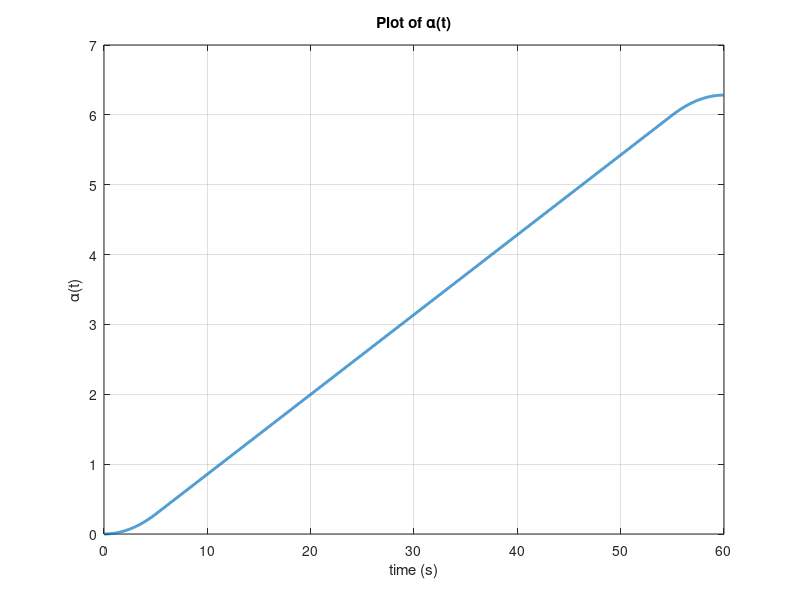

MATLAB code to generate this figure: (Note: this script raises an error after producing the figure.)
%% [text] Step 1: Create Trapezoidal Velocity Trajectories
clear all;
close all;
clc;

% [text] (1a) Calculate arc length of your imported trajectory
load("Total_Path.mat");    
load("LED_Path.mat")

xd = Total_Path(:,1);
yd = Total_Path(:,2);

% Compute arc length numerically
d = 0;
for i = 1:length(xd)-1
    d = d + sqrt( (xd(i+1)-xd(i))^2 + (yd(i+1)-yd(i))^2 );
end


% Desired final time
tfinal = 60;

% [text] Determine the average speed, c, of end effector over tfinal
c = d / tfinal;  


% [text] (1b) Forward-Euler method for alpha(t)
% Normalized trapezoidal velocity function g(t)
g = @(t, T, ta) (T/(T-ta)) * ( ...
      (t < ta) .* (t/ta) + ...
      (t >= ta & t <= (T - ta)) .* 1 + ...
      (t > (T - ta)) .* ((T - t)/ta) ...
);

T = 2*pi;          % alpha runs from 0 to T just like Lissajous case
dt = 1/50;         % step size
t = 0:dt:tfinal;   % simulation time

alpha = zeros(size(t));

% Precompute segment lengths for path parameterization (arc-length)
seg_lengths = [0; cumsum(sqrt(diff(xd).^2 + diff(yd).^2))];
L = seg_lengths(end);

% Acceleration time (CHANGEABLE)
ta = 5;

for k = 1:length(t)-1

    % Map alpha(k) → current arc-length s(k)
    s_cur = (alpha(k)/T) * L;

    % Find segment index
    idx = find(seg_lengths <= s_cur, 1, 'last');
    if idx >= length(seg_lengths)
        idx = length(seg_lengths)-1;
    end

    % Compute unit tangent direction at the segment
    dx = xd(idx+1) - xd(idx);
    dy = yd(idx+1) - yd(idx);
    seg_d = sqrt(dx^2 + dy^2);

    if seg_d > 0
        xdot = dx / seg_d;
        ydot = dy / seg_d;
    else
        xdot = 0; ydot = 0;
    end

    % Desired ds/dt = trapezoid, limited to 0.25 m/s
    ds_dt = min(c * g(t(k), tfinal, ta), 0.25);

    % Equation (7): alpha_dot = (ds/dt) * (T / L)
    alpha(k+1) = alpha(k) + dt * ds_dt * (T / L);

end

% [text] Plot alpha(t)
figure()
plot(t, alpha, 'LineWidth', 2);
grid on;
xlabel('time (s)');
ylabel('\alpha(t)');
title('Plot of \alpha(t)');
yline(T, 'k--', 'LineWidth', 2);
legend('\alpha(t)', 'T (period)', 'Location', 'southeast');

% [text] (1c) Generate retimed trajectory x[k], y[k]

% Allocate memory
Nalpha = length(alpha);
x = zeros(size(alpha));
y = zeros(size(alpha));
LED = zeros(size(alpha)); 

for k = 1:Nalpha
    s_k = (alpha(k)/T) * L;

    idx_led = find(seg_lengths <= s_k, 1, 'last');
    if isempty(idx_led)
        idx_led = 1;
    elseif idx_led >= length(seg_lengths)
        idx_led = length(seg_lengths) - 1;
    end
    % safe clamp if LED_Path shorter/longer
    idx_led = max(1, min(idx_led, length(LED_Path)));
    LED(k) = LED_Path(idx_led);
    
    % Find segment index for position reconstruction
    idx = find(seg_lengths <= s_k, 1, 'last');
    if isempty(idx)
        idx = 1;
    elseif idx >= length(seg_lengths)
        idx = length(seg_lengths) - 1;
    end

    ds = s_k - seg_lengths(idx);

    dx = xd(idx+1) - xd(idx);
    dy = yd(idx+1) - yd(idx);
    seg_d = sqrt(dx^2 + dy^2);

    if seg_d > 0
        ux = dx / seg_d;
        uy = dy / seg_d;
    else
        ux = 0; uy = 0;
    end

    x(k) = xd(idx) + ux * ds;
    y(k) = yd(idx) + uy * ds;
end

% Ensure final LED defined
if Nalpha >= 2
    LED(end) = LED(end-1);
end

% [text] Plot the speed profile v[k]
v = sqrt( diff(x).^2 + diff(y).^2 ) / dt;

figure()
plot(t(2:end), v, 'LineWidth', 3); hold on;
yline(c, 'k--', 'LineWidth', 2);        % average required velocity
yline(0.25, 'r--', 'LineWidth', 2);    % velocity limit
grid on;
xlabel('time (s)');
ylabel('velocity (m/s)');
title('Trajectory Velocity');
legend('velocity', 'average velocity', 'velocity limit', 'Location', 'south');

%%
%[text] ## Step 2: Forward Kinematics
%[text] (2c) Calculate T0
% these values were obtained from the URDF directly
L1 = 0.2435;
L2 = 0.2132;
W1 = 0.1311;
W2 = 0.0921;
H1 = 0.1519;
H2 = 0.0854;

% home position of end effector
M = [-1 0 0 L1+L2;
    0 0 1 W1+W2;
    0 1 0 H1-H2;
    0 0 0 1];

% screw axes
S1 = [0 0 1 0 0 0]';
S2 = [0 1 0 -H1 0 0]';
S3 = [0 1 0 -H1 0 L1]';
S4 = [0 1 0 -H1 0 L1+L2]';
S5 = [0 0 -1 -W1 L1+L2 0]';
S6 = [0 1 0 H2-H1 0 L1+L2]';
S = [S1 S2 S3 S4 S5 S6];

% body screw axes
B1 = ECE569_Adjoint(M)\S1;
B2 = ECE569_Adjoint(M)\S2;
B3 = ECE569_Adjoint(M)\S3;
B4 = ECE569_Adjoint(M)\S4;
B5 = ECE569_Adjoint(M)\S5;
B6 = ECE569_Adjoint(M)\S6;
B = [B1 B2 B3 B4 B5 B6];

% joint angles
theta0 = [-1.6800   -1.4018   -1.8127   -2.9937   -0.8857   -0.0696]';

% calculate the 4x4 matrix representing the transition
% from end effector frame {b} to the base frame {s} at t=0: Tsb(0)

T0_space = ECE569_FKinSpace(M,S,theta0)
T0_body = ECE569_FKinBody(M,B,theta0)
T0_space-T0_body
T0 = T0_body;
%[text] Calculate Tsd at every time step.
% Calculate Tsd(t) for t=0 to t=tfinal
% Tsd(t) = T0 * Td(t)
N = length(x);
Tsd = zeros(4,4,N);
for i = 1:N
    R  = eye(3);
    p  = [x(i); y(i); 0];
    Td = [R,p; zeros(1,3),1];
    Tsd(:,:,i) = T0 * Td;
end
%%
%[text] (2d) Plot (x,y,z) in the s frame
xs = Tsd(1,4,:);
ys = Tsd(2,4,:);
zs = Tsd(3,4,:);
figure();
plot3(xs(:), ys(:), zs(:), 'LineWidth', 1)
title('Trajectory \{s\} frame')
xlabel('x (m)')
ylabel('y (m)')
zlabel('z (m)')
hold on
plot3(xs(1),ys(1),zs(1),'go','MarkerSize',10,'LineWidth',2)
plot3(xs(end),ys(end),zs(end),'rx','MarkerSize',10,'LineWidth',2)
legend('Trajectory', 'Start', 'End')
grid on
hold off
%%
%[text] ## Step 3: Inverse Kinematics
initialguess = theta0;
Td = T0;

% you need to implement IKinBody
[thetaSol, success] = ECE569_IKinBody(B,M,Td,theta0,1e-6,1e-6);
if (~success)
    close(f);
    error('Error. \nCould not perform IK at index %d.',1)
end
%%
%[text] (3c) Perform IK at each time step
thetaAll = zeros(6,N);
thetaAll(:,1) = theta0;

% you can comment out the waitbar functions if they aren't working
% (sometimes they don't work with .mlx files)
% If the code gets stuck here, you will need to restart MATLAB
f = waitbar(0,['Inverse Kinematics (1/',num2str(N),') complete.']);

for i=2:N
    initialguess = thetaAll(:,i-1);

    [thetaSol, success] = ECE569_IKinBody(B,M,Tsd(:,:,i),initialguess,1e-6,1e-6);
    if (~success)
        close(f);
        error('Error. \nCould not perform IK at index %d.',i)
    end
    thetaAll(:,i) = thetaSol;
    waitbar(i/N,f,['Inverse Kinematics (',num2str(i),'/',num2str(N),') complete.']);
end
close(f);
%%
%[text] (3c) Verify that the joint angles don't change very much
dj = diff(thetaAll');
figure();
plot(t(1:end-1), dj)
title('First Order Difference in Joint Angles')
legend('J1','J2','J3','J4','J5','J6','Location','northeastoutside')
grid on
xlabel('time (s)')
ylabel('first order difference')
%%
%[text] (3d) Verify that the joints we found actually trace out our trajectory (forward kinematics)
actualTsd = zeros(4,4,N);
for i=1:N
    actualTsd(:,:,i) = T0*ECE569_FKinBody(M,B,thetaAll(:,i));
end

xs = actualTsd(1,4,:);
ys = actualTsd(2,4,:);
zs = actualTsd(3,4,:);
figure();
plot3(xs(:), ys(:), zs(:), 'LineWidth', 1)
title('Verified Trajectory \{s\} frame')
xlabel('x (m)')
ylabel('y (m)')
zlabel('z (m)')
hold on
plot3(xs(1),ys(1),zs(1),'go','MarkerSize',10,'LineWidth',2)
plot3(xs(end),ys(end),zs(end),'rx','MarkerSize',10,'LineWidth',2)
legend('Trajectory', 'Start', 'End')
grid on
hold off
%%
%[text] (3e) Verify that the end effector does not enter a kinematic singularity, by plotting the determinant of your body jacobian
body_dets = zeros(N,1);
for i=1:N
    body_dets(i) = det(ECE569_JacobianBody(B,thetaAll(:,i)));
end
figure();
plot(t, body_dets)
title('Manipulability')
grid on
xlabel('time (s)')
ylabel('det of J_B')
%%
%[text] (3f) Save to CSV File
% you can play with turning the LEDs on and off
led = ones(N,1);

% save to the CSV file
data = [t' thetaAll' LED(:)];

% TODO: change the csv filename to your purdue ID
writematrix(data, 'gturak_bonus.csv')

%[appendix]{"version":"1.0"}
%---
%[metadata:view]
%   data: {"layout":"onright","rightPanelPercent":47.9}
%---
